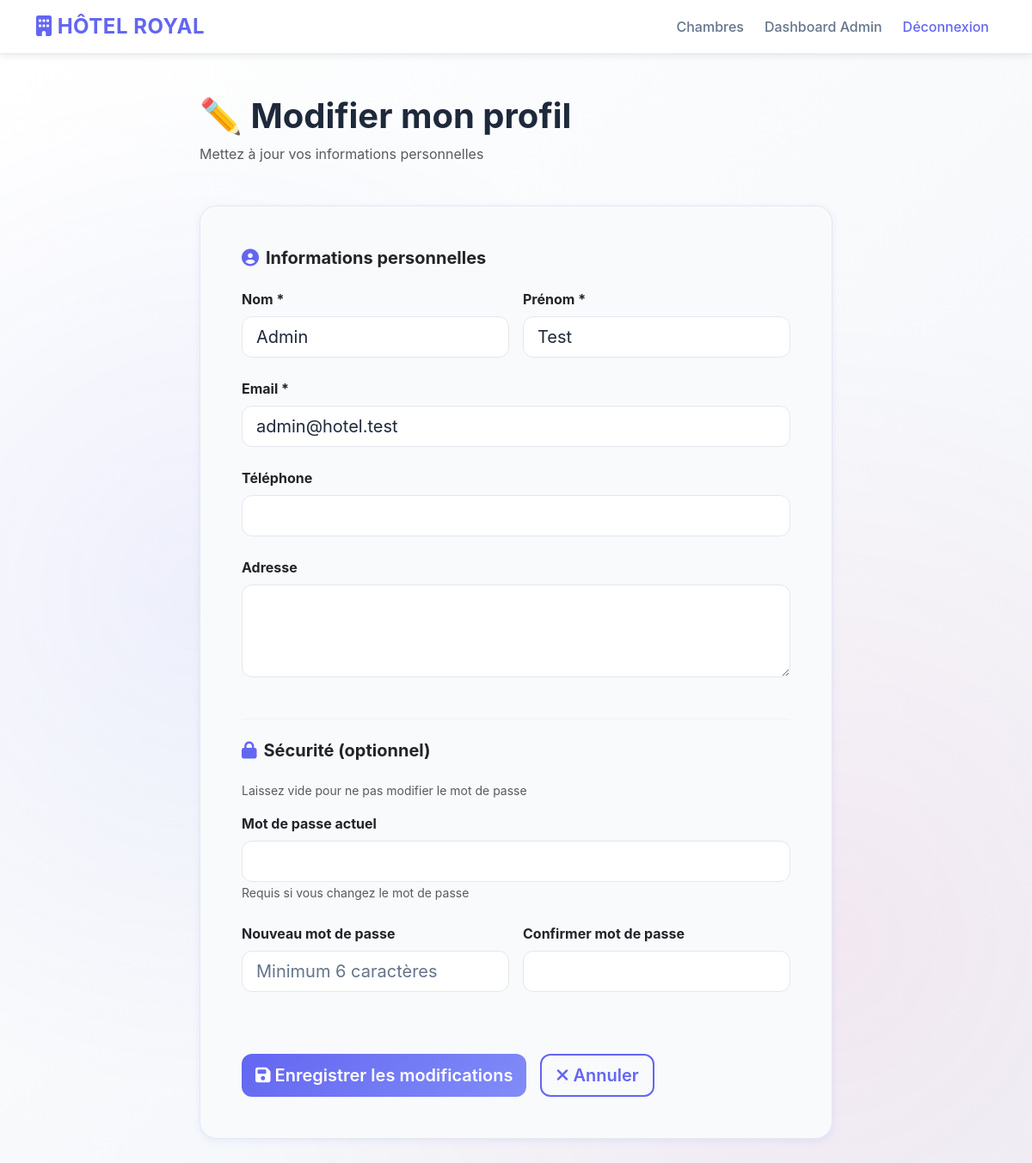
The page /user/edit-profile.php (signed in) on the database its author committed.
### tables this page shows
CREATE TABLE users (
    id INT PRIMARY KEY AUTO_INCREMENT,
    nom VARCHAR(100) NOT NULL,
    prenom VARCHAR(100) NOT NULL,
    email VARCHAR(150) UNIQUE NOT NULL,
    mot_de_passe VARCHAR(255) NOT NULL,
    telephone VARCHAR(20),
    adresse TEXT,
    role ENUM('user','admin') DEFAULT 'user',
    created_at TIMESTAMP DEFAULT CURRENT_TIMESTAMP,
    updated_at TIMESTAMP DEFAULT CURRENT_TIMESTAMP ON UPDATE CURRENT_TIMESTAMP,
    INDEX idx_email (email),
    INDEX idx_role (role)
);

### user/edit-profile.php (the view, shortened to what this page needs)
<?php
require_once '../includes/header.php';
require_once '../config/db.php';
$stmt = $pdo->prepare("SELECT * FROM users WHERE id = ?");
$stmt->execute([$_SESSION['user_id']]);
$user = $stmt->fetch(PDO::FETCH_ASSOC);
?>
<div class="container mt-5 mb-5">
    <div class="row justify-content-center">
        <div class="col-md-8">
            <div class="mb-5">
                <h1 class="fw-bold">✏️ Modifier mon profil</h1>
                <p class="text-muted">Mettez à jour vos informations personnelles</p>
            </div>
            <form method="POST" class="card stat-card p-5">
                <h5 class="fw-bold mb-4 d-flex align-items-center gap-2">
                    <i class="fas fa-user-circle" style="color: var(--primary);"></i>
                    Informations personnelles
                </h5>
                <div class="row g-3 mb-4">
                    <div class="col-md-6">
                        <label class="form-label fw-bold">Nom *</label>
                        <input type="text" name="nom" class="form-control form-control-lg"
                               value="<?= htmlspecialchars($user['nom']) ?>" required>
                    </div>
                    <div class="col-md-6">
                        <label class="form-label fw-bold">Prénom *</label>
                        <input type="text" name="prenom" class="form-control form-control-lg"
                               value="<?= htmlspecialchars($user['prenom']) ?>" required>
                    </div>
                </div>
                <div class="mb-4">
                    <label class="form-label fw-bold">Email *</label>
                    <input type="email" name="email" class="form-control form-control-lg"
                           value="<?= htmlspecialchars($user['email']) ?>" required>
                </div>
                <div class="mb-4">
                    <label class="form-label fw-bold">Téléphone</label>
                    <input type="tel" name="telephone" class="form-control form-control-lg"
                           value="<?= htmlspecialchars($user['telephone'] ?? '') ?>">
                </div>
                <div class="mb-4">
                    <label class="form-label fw-bold">Adresse</label>
                    <textarea name="adresse" class="form-control form-control-lg" rows="3"><?= htmlspecialchars($user['adresse'] ?? '') ?></textarea>
                </div>
                <hr class="my-4" style="border-color: rgba(99, 102, 241, 0.2);">
                <h5 class="fw-bold mb-4 d-flex align-items-center gap-2">
                    <i class="fas fa-lock" style="color: var(--primary);"></i>
                    Sécurité (optionnel)
                </h5>
                <p class="text-muted small mb-3">Laissez vide pour ne pas modifier le mot de passe</p>
                <div class="mb-4">
                    <label class="form-label fw-bold">Mot de passe actuel</label>
                    <input type="password" name="mdp_actuel" class="form-control form-control-lg">
                    <small class="text-muted">Requis si vous changez le mot de passe</small>
                </div>
                <div class="row g-3 mb-4">
                    <div class="col-md-6">
                        <label class="form-label fw-bold">Nouveau mot de passe</label>
                        <input type="password" name="nouveau_mdp" class="form-control form-control-lg"
                               placeholder="Minimum 6 caractères">
                    </div>
                    <div class="col-md-6">
                        <label class="form-label fw-bold">Confirmer mot de passe</label>
                        <input type="password" name="confirmer_mdp" class="form-control form-control-lg">
                    </div>
                </div>
                <div class="d-flex gap-3 mt-5">
                    <button type="submit" class="btn btn-primary btn-lg">
                        <i class="fas fa-save"></i> Enregistrer les modifications
                    </button>
                    <a href="dashboard.php" class="btn btn-outline-light btn-lg">
                        <i class="fas fa-times"></i> Annuler
                    </a>
                </div>
            </form>
        </div>
    </div>
</div>
</body>
</html>

### assets/css/style.css (style rules this page uses)
:root { --primary: #6366f1; --accent: #ec4899; --gold: #f59e0b; --light-bg: #ffffff; --card-bg: #f8fafc; --border: #e2e8f0; --text-primary: #1e293b; --text-muted: #64748b; --shadow-color: rgba(99, 102, 241, 0.1); }
body { font-family: 'Inter', -apple-system, BlinkMacSystemFont, 'Segoe UI', sans-serif; background: linear-gradient(135deg, #ffffff 0%, #f0f4f8 100%); color: var(--text-primary); overflow-x: hidden; }
body::before { content: ''; position: fixed; top: 0; left: 0; width: 100%; height: 100%; background: radial-gradient(circle at 20% 50%, rgba(99, 102, 241, 0.08) 0%, transparent 50%), radial-gradient(circle at 80% 80%, rgba(236, 72, 153, 0.08) 0%, transparent 50%); pointer-events: none; z-index: -1; }
.card { border: 1px solid var(--border); border-radius: 20px; background: var(--card-bg); backdrop-filter: blur(10px); transition: all 0.4s cubic-bezier(0.23, 1, 0.320, 1); overflow: hidden; box-shadow: 0 2px 8px var(--shadow-color); }
.btn-primary, .btn-gold { border: none; border-radius: 12px; font-weight: 600; transition: all 0.3s ease; position: relative; overflow: hidden; }
.btn-primary { background: linear-gradient(135deg, var(--primary), #818cf8); color: white; }
.btn-outline-light { border: 2px solid var(--primary); color: var(--primary); font-weight: 600; border-radius: 12px; transition: all 0.3s ease; }
.stat-card { border-radius: 20px; border: 1px solid var(--border); background: var(--card-bg); backdrop-filter: blur(10px); transition: all 0.3s ease; box-shadow: 0 2px 8px var(--shadow-color); }
.form-control, .form-select { background: white; border: 1px solid var(--border); color: var(--text-primary); border-radius: 12px; transition: all 0.3s ease; }
.form-control::placeholder { color: var(--text-muted); }
i { transition: all 0.3s ease; }

### rows shown on the page
users: nom "Admin", prenom "Test", email "admin@hotel.test"
